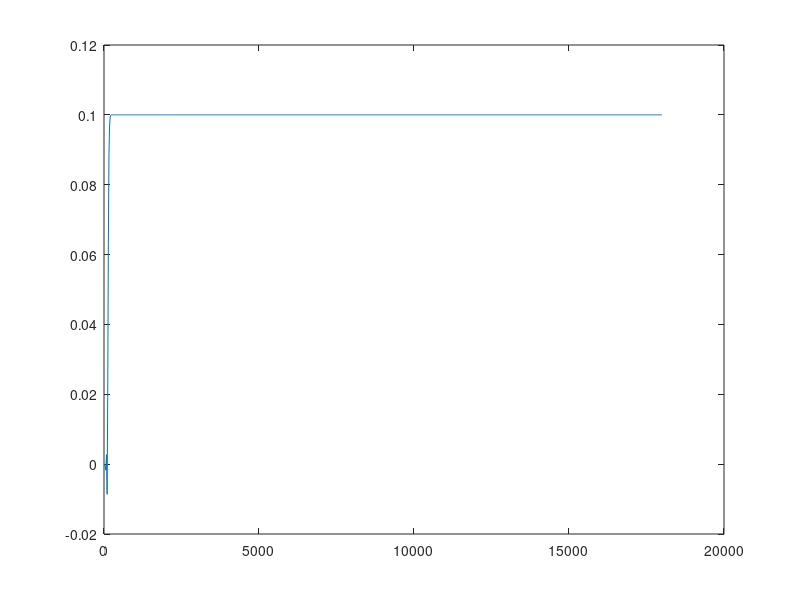

Reproduce this figure in MATLAB. (Note: this script raises an error after producing the figure.)
 clear all, clc,


Theta = 1;
Dt =20; %[s] grid time
Dx = 8; %[m] grid distance
d = 0.6; %[m] Diameter.
dd= d;
g = 9.81; %[m/s^2]
% Friction part 
Ie = 0.00214;% [.] Resistance Ie = f * v^2/(2*g)*1/R
h=0.3; % arbejds punkt
Qf = 72*(d/4)^0.635*pi*(d/2)^2*Ie^0.5;% Hennings fyldsning flow

%%% 
a = ((1/(2*Dt))*(2*abs(sqrt(-h^2+(h*d)))))-(Theta/(Dx)*(((1/2)*pi/d*sin(pi*h/d)-0.04*2*pi/d*sin(2*pi*h/d))*Qf));
b = ((1/(2*Dt))*(2*abs(sqrt(-h^2+(h*d)))))+(Theta/(Dx)*(((1/2)*pi/d*sin(pi*h/d)-0.04*2*pi/d*sin(2*pi*h/d))*Qf));
c = ((1/(2*Dt))*(2*abs(sqrt(-h^2+(h*d)))))+((1-Theta)/(Dx)*(((1/2)*pi/d*sin(pi*h/d)-0.04*2*pi/d*sin(2*pi*h/d))*Qf));
d = ((1/(2*Dt))*(2*abs(sqrt(-h^2+(h*d)))))-((1-Theta)/(Dx)*(((1/2)*pi/d*sin(pi*h/d)-0.04*2*pi/d*sin(2*pi*h/d))*Qf));

F = [ b 0 0 0 0 0 0 0 0 0; 
      a b 0 0 0 0 0 0 0 0;
      0 a b 0 0 0 0 0 0 0;
      0 0 a b 0 0 0 0 0 0;
      0 0 0 a b 0 0 0 0 0;
      0 0 0 0 a b 0 0 0 0;
      0 0 0 0 0 a b 0 0 0;
      0 0 0 0 0 0 a b 0 0;
      0 0 0 0 0 0 0 a b 0;
      0 0 0 0 0 0 0 0 a b];
Finv = -inv(F);
 
A = [ d 0 0 0 0 0 0 0 0 0;
      c d 0 0 0 0 0 0 0 0;
      0 c d 0 0 0 0 0 0 0;
      0 0 c d 0 0 0 0 0 0;
      0 0 0 c d 0 0 0 0 0;
      0 0 0 0 c d 0 0 0 0;
      0 0 0 0 0 c d 0 0 0;
      0 0 0 0 0 0 c d 0 0;
      0 0 0 0 0 0 0 c d 0;
      0 0 0 0 0 0 0 0 c d];
A = Finv*A;
B = Finv*[c 0 0 0 0 0 0 0 0 0;
          -a 0 0 0 0 0 0 0 0 0]';
C = [0 0 0 0 0 0 0 0 0 1];
D = 0;

Sys = ss(A,B,C,D)

t = (1:900).*Dt;
%h_start_tank = 0.1708;
h_start_tank = 0.01;
load tank_height_for_ss_model.mat
h_input(1:length(t))=0.1 ;%tank_input_height; %h_data_hat;
Q_input= ((0.46 - 0.5 *cos(pi*(h_input)/dd)+0.04*cos(2*pi*(h_input)/dd)))*Qf;
h_input2(1:length(t)) = 0;

X0(1:10) =0;

u=[h_input; h_input2];
[Y_hat t1 x1]=lsim(Sys,u,t);
figure(2)
plot(t,Y_hat)


end_height = x1(end,end)
Q_out = (0.46 - 0.5 *cos(pi*(x1(end,end)/dd))+0.04*cos(2*pi*(x1(end,end)/dd)))*Qf;

h_bar = data{1,1}.h(1,1);
Y_bar =h_bar;